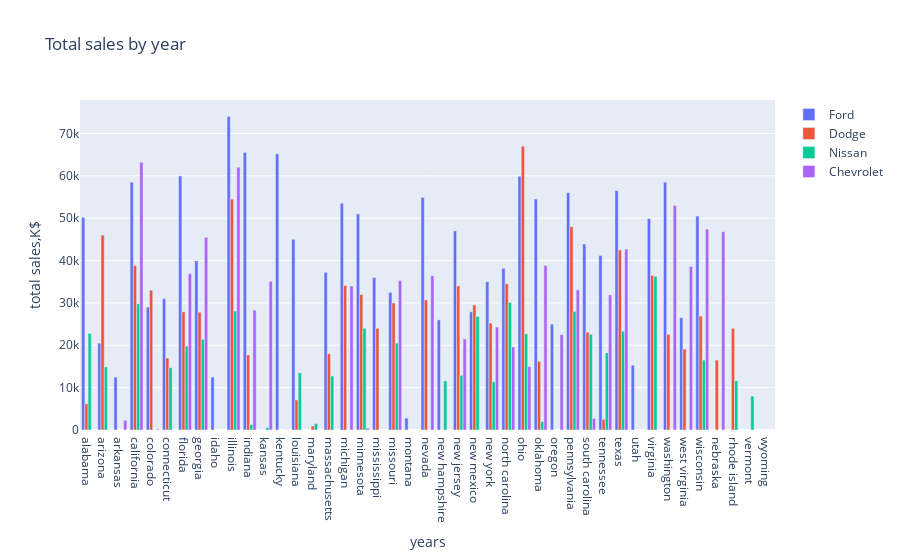

Notebook source saved alongside this figure:
### Code cell
ford_trace = go.Bar(
    x = ford_price_in_state.state,
    y = ford_price_in_state['price'],
    name = 'Ford'
)
dodge_trace = go.Bar(
    x = dodge_price_in_state.state,
    y = dodge_price_in_state['price'],
    name= 'Dodge'
)
nissan_trace = go.Bar(
    x = nissan_price_in_state.state,
    y = nissan_price_in_state['price'],
    name= 'Nissan'
)
chevrolet_trace = go.Bar(
    x = chevrolet_price_in_state.state,
    y = chevrolet_price_in_state['price'],
    name= 'Chevrolet'
)

layout = go.Layout(
    title='Total sales by year',\
    xaxis= {'title':"years"},yaxis = {'title':"total sales,K$"}
)

fig = go.Figure(data = [ford_trace,dodge_trace,nissan_trace,chevrolet_trace], layout = layout)
iplot(fig)

### Figure 1 — Plotly figure (JSON) as saved in the notebook; plotly's stock layout.template omitted (floating-point values rounded to 4 significant figures)
{"data": [{"name": "Ford", "type": "bar", "x": ["alabama", "arizona", "arkansas", "california", "colorado", "connecticut", "florida", "georgia", "idaho", "illinois", "indiana", "kansas", "kentucky", "louisiana", "maryland", "massachusetts", "michigan", "minnesota", "mississippi", "missouri", "montana", "nevada", "new hampshire", "new jersey", "new mexico", "new york", "north carolina", "ohio", "oklahoma", "oregon", "pennsylvania", "south carolina", "tennessee", "texas", "utah", "virginia", "washington", "west virginia", "wisconsin"], "y": [50200, 20500, 12500, 58500, 29000, 30999, 59975, 39950, 12500, 74000, 65500, 0, 65200, 45000, 0, 37200, 53500, 51000, 36000, 32500, 2825, 54900, 25995, 46999, 27900, 34995, 38200, 59900, 54500, 25000, 56000, 43900, 41200, 56500, 15300, 49900, 58500, 26500, 50500]}, {"name": "Dodge", "type": "bar", "x": ["alabama", "arizona", "california", "colorado", "connecticut", "florida", "georgia", "illinois", "indiana", "louisiana", "maryland", "massachusetts", "michigan", "minnesota", "mississippi", "missouri", "nebraska", "nevada", "new jersey", "new mexico", "new york", "north carolina", "ohio", "oklahoma", "pennsylvania", "rhode island", "south carolina", "tennessee", "texas", "utah", "virginia", "washington", "west virginia", "wisconsin"], "y": [6200, 46000, 38800, 33000, 16995, 27900, 27800, 54500, 17700, 7100, 950, 18000, 34100, 32000, 24000, 30000, 16500, 30700, 34000, 29500, 25250, 34500, 67000, 16200, 48000, 23995, 23100, 2500, 42500, 0, 36500, 22600, 19100, 26900]}, {"name": "Nissan", "type": "bar", "x": ["alabama", "arizona", "california", "connecticut", "florida", "georgia", "illinois", "indiana", "kansas", "louisiana", "maryland", "massachusetts", "minnesota", "missouri", "new hampshire", "new jersey", "new mexico", "new york", "north carolina", "ohio", "oklahoma", "pennsylvania", "rhode island", "south carolina", "tennessee", "texas", "vermont", "virginia", "wisconsin"], "y": [22800, 14900, 29800, 14700, 19800, 21400, 28100, 1280, 600, 13500, 1500, 12750, 24000, 20500, 11590, 12900, 26800, 11390, 30100, 22700, 2000, 28000, 11621, 22600, 18200, 23300, 7998, 36300, 16500]}, {"name": "Chevrolet", "type": "bar", "x": ["arizona", "arkansas", "california", "colorado", "florida", "georgia", "illinois", "indiana", "kansas", "kentucky", "michigan", "minnesota", "missouri", "nebraska", "nevada", "new jersey", "new york", "north carolina", "ohio", "oklahoma", "oregon", "pennsylvania", "south carolina", "tennessee", "texas", "virginia", "washington", "west virginia", "wisconsin", "wyoming"], "y": [0, 2300, 63200, 225, 36900, 45500, 62000, 28300, 35100, 25, 34002, 450, 35300, 46800, 36400, 21500, 24300, 19600, 15000, 38800, 22500, 33100, 2725, 31900, 42700, 25, 53000, 38600, 47400, 0]}], "layout": {"title": {"text": "Total sales by year"}, "xaxis": {"title": {"text": "years"}}, "yaxis": {"title": {"text": "total sales,K$"}}}}
